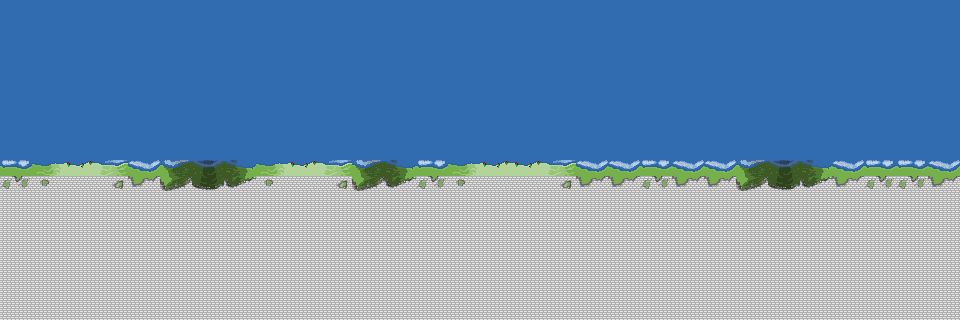

Below is a game level as drawn by its tile map, then a one-line description and the .tmx that defines it (tile-layer data replaced by summaries):
An orthogonal 30x10 tile map with 32x32 px tiles, 1 tile layer (Tile Layer 1).

<map version="1.0" orientation="orthogonal" renderorder="right-down" width="30" height="10" tilewidth="32" tileheight="32" nextobjectid="1">
 <tileset firstgid="1" name="Tile" tilewidth="32" tileheight="32" tilecount="16" columns="8">
  <image source="Tile.png" width="256" height="64" />
 </tileset>
 <layer name="Tile Layer 1" width="30" height="10">
  <data>[300 cells, 300 non-empty, 11 distinct tile ids]</data>
 </layer>
</map>